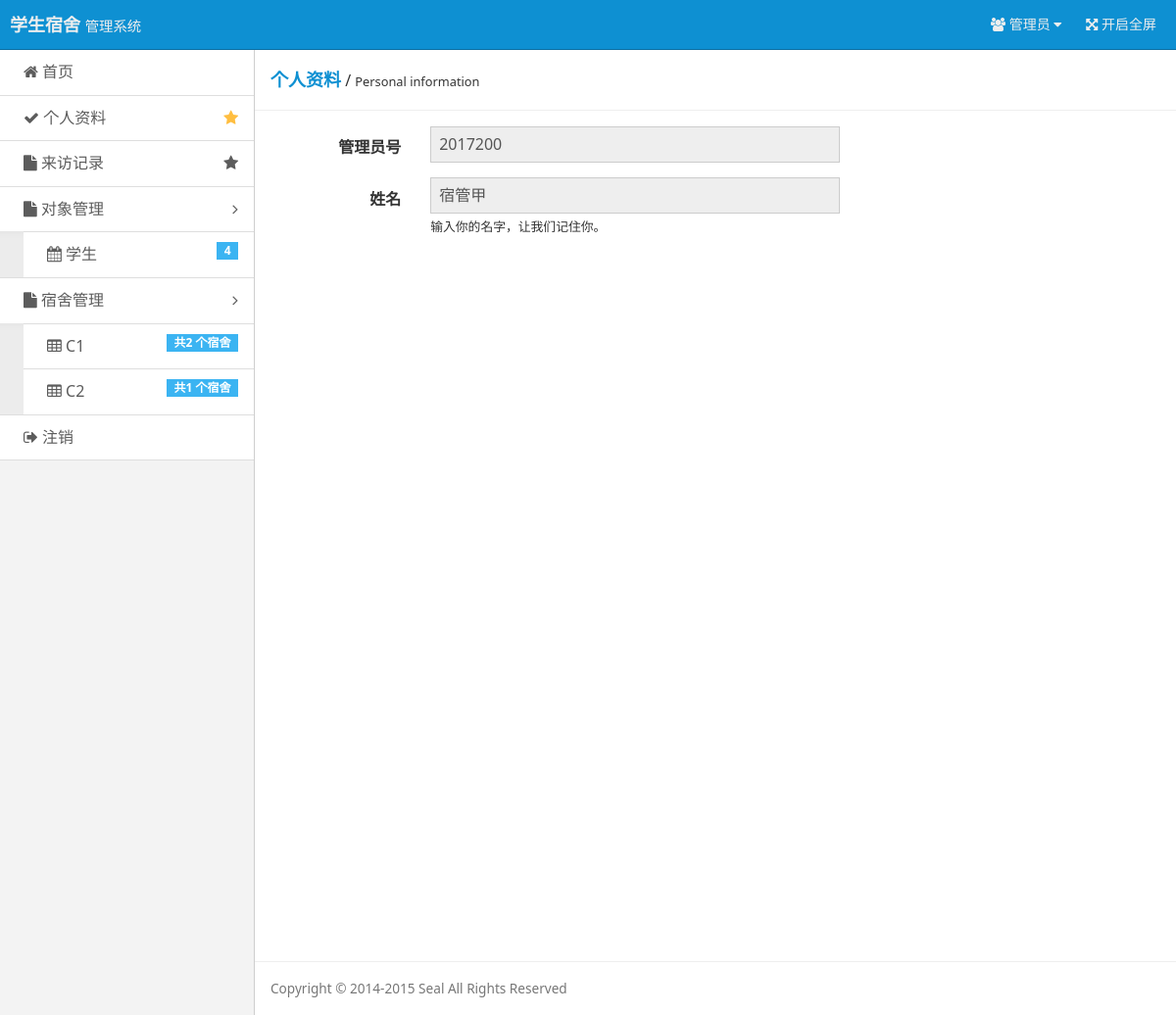
Page /pages/user-admin-super.php?r=user-admin-normal&uno=2017200&edit_target=self (signed in) on the committed database.
### tables this page shows
CREATE TABLE `build`  (
  `Build_Name` varchar(16) NOT NULL COMMENT '宿舍名',
  `Build_Id` varchar(16) NOT NULL COMMENT '宿舍楼',
  `Build_Price` varchar(16) NOT NULL COMMENT '宿舍单价',
  PRIMARY KEY (`Build_Name`) USING BTREE
);

CREATE TABLE `user`  (
  `user_Num` varchar(16) NOT NULL COMMENT '用户编号',
  `Id` varchar(16) NOT NULL COMMENT '用户编号，如果是学生请输入学号',
  `UserName` varchar(16) NOT NULL COMMENT '姓名',
  `Password` varchar(16) NOT NULL COMMENT '登陆密码',
  `Power` varchar(16) NOT NULL COMMENT '用户权限',
  PRIMARY KEY (`Id`) USING BTREE
);

### include/checklogin.php (called while the page is built, shortened)
<?php
$user = $_COOKIE ['user'];
$user_power = $_COOKIE ['user_power'];
if($user == ""){
    header("Location: ?r=login");
    exit();
}else{
    $query = "SELECT * FROM user WHERE Id = '$user'";
    $result = mysqli_query($conn, $query);
    $users = mysqli_fetch_array($result);
}
?>

### pages/user-admin-super.php (the view, shortened to what this page needs)
<?php
require 'connect/database.php';
require 'include/checklogin.php';
include 'tools/tool_database.php';
$Id = $_GET['uno'];
$users_current_query = "SELECT * FROM user WHERE Id='$Id' ORDER BY Id DESC";
$users_current_result = mysqli_query($conn, $users_current_query) or die ('SQL语句有误：' . mysqli_error($conn));
$users_current = mysqli_fetch_array($users_current_result);
?>
<!doctype html>
<html class="no-js">
<head>
    <link rel="stylesheet" href="assets/css/amazeui.min.css"/>
    <link rel="stylesheet" href="assets/css/admin.css">
</head>
<body>
<header class="am-topbar am-topbar-inverse admin-header">
    <?php require 'tools/header.php'; ?>
</header>
<div class="am-cf admin-main">
    <?php require 'tools/siderbar.php'; ?>
    <div class="admin-content">
        <div class="admin-content-body">
            <div class="am-cf am-padding am-padding-bottom-0">
                <div class="am-fl am-cf"><strong class="am-text-primary am-text-lg">个人资料</strong> /
                    <small>Personal information</small>
                </div>
            </div>
            <hr/>
            <div class="am-g">
                <div class="am-u-sm-12 am-u-md-8 am-u-md-pull-4">
                    <form class="am-form am-form-horizontal" method="post" name="edit" action="?r=user-admin-super&uno=<?php echo $Id?>">
                        <div class="am-form-group">
                            <label for="admin-no-super" class="am-u-sm-3 am-form-label">管理员号</label>
                            <div class="am-u-sm-9">
                                <input type="text" id="admin-no-super" name="admin-no-super" placeholder="请输入你的管理员号"
                                       readonly="true"
                                       value="<?php echo $users_current['Id'] ?>">
                            </div>
                        </div>
                        <div class="am-form-group">
                            <label for="admin-name-super" class="am-u-sm-3 am-form-label">姓名</label>
                            <div class="am-u-sm-9">
                                <input type="text" id="admin-name-super" name="admin-name-super" placeholder="请输入你的姓名"
                                       value="<?php echo $users_current['UserName'] ?>" <?php if ($user_power != 1) echo 'readonly="true"' ?>>
                                <small>输入你的名字，让我们记住你。</small>
                            </div>
                        </div>
                    </form>
                </div>
            </div>
        </div>
        <footer class="admin-content-footer">
            <?php require 'tools/footer.php'; ?>
        </footer>
    </div>
</div>
    <?php require 'tools/footer.php'; ?>
</body>
</html>

### tools/siderbar.php (shortened to what this page needs)
<?php
require 'connect/database.php';
require 'include/checklogin.php';
$student_query=mysqli_query($conn,"SELECT * FROM `user` WHERE Power=3 ORDER BY user_Num DESC");
$students_count=mysqli_num_rows($student_query);
$dormitory_builds_query=mysqli_query($conn,"SELECT * FROM build ORDER BY Build_Id ");
?>
<div class="admin-sidebar am-offcanvas" id="admin-offcanvas">
    <div class="am-offcanvas-bar admin-offcanvas-bar">
        <ul class="am-list admin-sidebar-list">
            <?php
            switch ($user_power) {
                case 2 :
                    $judge_href = "?r=normaladmin";
                    break;
            }
            ?>
            <li><a href="<?php echo $judge_href ?>"><span class="am-icon-home"></span> 首页</a></li>
            <?php
            switch ($user_power) {
                case 2 :
                    $data_href = "?r=user-admin-normal&uno={$users['Id']}&edit_target=self";
                    break;
            }
            ?>
            <li><a href="<?php echo $data_href ?>" class="am-cf"><span class="am-icon-check"></span> 个人资料<span class="am-icon-star am-fr am-margin-right admin-icon-yellow"></span></a></li>
            <li <?php if ($user_power == 3) echo 'style="display: none;"' ?>><a href="?r=show-visit" class="am-cf"><span class="am-icon-file"></span> 来访记录<span class="am-icon-star am-fr am-margin-right"></span></a></li>
            <li class="admin-parent" <?php if ($user_power == 3) echo 'style="display: none;"' ?>>
                <a class="am-cf" data-am-collapse="{target: '#collapse-nav'}"><span class="am-icon-file"></span> 对象管理 <span class="am-icon-angle-right am-fr am-margin-right"></span></a>
                <ul class="am-list am-collapse admin-sidebar-sub am-in" id="collapse-nav">
                    <li ><a href="?r=show-stu"><span class="am-icon-calendar"></span> 学生 <span class="am-badge am-badge-secondary am-margin-right am-fr"><?php echo $students_count?></span></a></li>
                </ul>
            </li>
            <li class="admin-parent" <?php if ($user_power == 3) echo 'style="display: none;"' ?>>
                <a class="am-cf" data-am-collapse="{target: '#collapse-nav'}"><span class="am-icon-file"></span> 宿舍管理 <span class="am-icon-angle-right am-fr am-margin-right"></span></a>
                <ul class="am-list am-collapse admin-sidebar-sub am-in" id="collapse-nav">
                    <?php
                    while ($dormitory_builds = mysqli_fetch_array($dormitory_builds_query)) {
                        ?>
                        <li><a href="?r=show-dormitories&db_id=<?php echo $dormitory_builds['Build_Id'] ?>"><span
                                        class="am-icon-table"></span> <?php echo $dormitory_builds['Build_Name'] ?>
                                <span
                                        class="am-badge am-badge-secondary am-margin-right am-fr">共<?php echo mysqli_num_rows(mysqli_query($conn,"SELECT * FROM dormitory d,build b WHERE d.Build_Id = b.Build_Id AND b.Build_Name ='{$dormitory_builds['Build_Name']}' ")) ?>
                                    个宿舍</span></a>
                        </li>
                    <?php } ?>
                </ul>
            </li>
            <li><a href="?r=outlogin"><span class="am-icon-sign-out"></span> 注销</a></li>
        </ul>
    </div>
</div>

### assets/css/admin.css (style rules this page uses)
html, body { height: 100%; overflow: hidden; }
ul { margin-top: 0; }
.admin-icon-yellow { color: #ffbe40; }
.admin-header { position: fixed; top: 0; left: 0; right: 0; z-index: 1500; font-size: 1.4rem; margin-bottom: 0; }
.admin-main { position: relative; height: 100%; padding-top: 51px; background: #f3f3f3; }
.admin-sidebar { width: 260px; min-height: 100%; float: left; border-right: 1px solid #cecece; }
.admin-sidebar-list { margin-bottom: 0; }
.admin-sidebar-list li a { color: #5c5c5c; padding-left: 24px; }
.admin-sidebar-list li:first-child { border-top: none; }
.admin-sidebar-sub { margin-top: 0; margin-bottom: 0; box-shadow: 0 16px 8px -15px #e2e2e2 inset; background: #ececec; padding-left: 24px; }
.admin-sidebar-sub li:first-child { border-top: 1px solid #dedede; }
.admin-content { display: -webkit-box; display: -webkit-flex; display: -ms-flexbox; display: flex; -webkit-box-orient: vertical; -webkit-box-direction: normal; -webkit-flex-direction: column; -ms-flex-direction: column; flex-direction: column; background: #fff; }
.admin-content, .admin-sidebar { height: 100%; overflow-x: hidden; overflow-y: scroll; -webkit-overflow-scrolling: touch; }
.admin-content-body { -webkit-box-flex: 1; -webkit-flex: 1 0 auto; -ms-flex: 1 0 auto; flex: 1 0 auto; }
.admin-content-footer { font-size: 85%; color: #777; }
@media only screen and (min-width: 641px) { .admin-sidebar { display: block; position: static; background: none; } }
@media only screen and (min-width: 641px) { .admin-offcanvas-bar { position: static; width: auto; background: none; -webkit-transform: translate3d(0, 0, 0); -ms-transform: translate3d(0, 0, 0); transform: translate3d(0, 0, 0); overflow-y: visible; min-height: 100%; } }
@media only screen and (min-width: 641px) { .admin-offcanvas-bar:after { content: none; } }

### rows in the picture
build: Build_Name "C1", Build_Name "2"
build: Build_Name "C2", Build_Name "1"
user: admin-no-super "2017200", admin-name-super "宿管甲"

### other values in the picture
$students_count "4"
